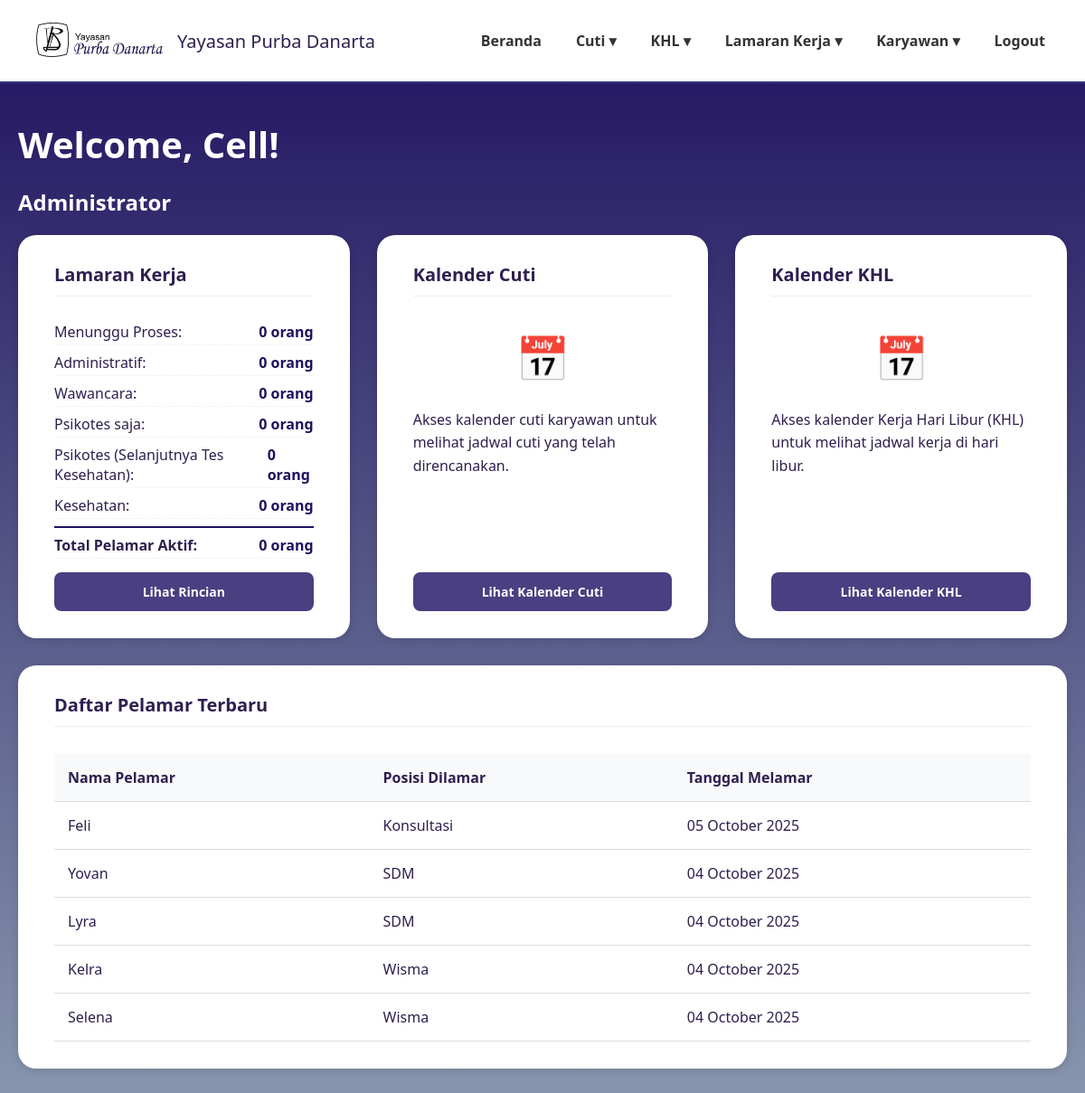
Page /dashboardadmin.php (signed in) on the earlier database version.
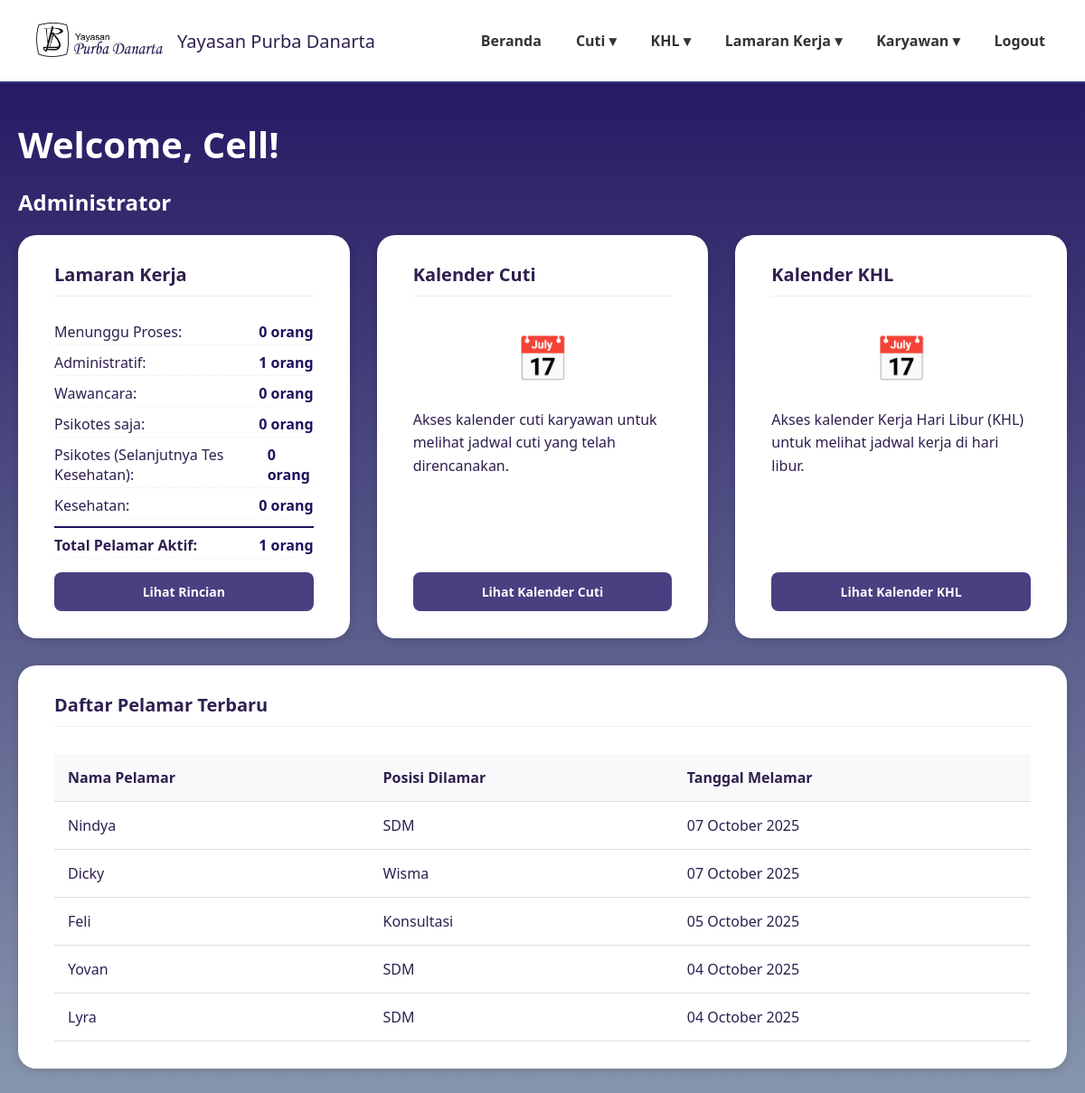
Same page on the later database version.
### tables this page shows
CREATE TABLE `data_pelamar` (
  `id` int(11) NOT NULL,
  `user_id` int(11) NOT NULL,
  `nama_lengkap` varchar(100) DEFAULT NULL,
  `posisi_dilamar` varchar(100) DEFAULT NULL,
  `jenis_kelamin` varchar(20) DEFAULT NULL,
  `tempat_lahir` varchar(100) DEFAULT NULL,
  `tanggal_lahir` date DEFAULT NULL,
  `nik` varchar(50) DEFAULT NULL,
  `alamat_rumah` text DEFAULT NULL,
  `alamat_domisili` text DEFAULT NULL,
  `no_telp` varchar(20) DEFAULT NULL,
  `email` varchar(100) DEFAULT NULL,
  `agama` varchar(50) DEFAULT NULL,
  `kontak_darurat` varchar(50) DEFAULT NULL,
  `pendidikan_terakhir` varchar(50) DEFAULT NULL,
  `surat_lamaran` varchar(255) DEFAULT NULL,
  `cv` varchar(255) DEFAULT NULL,
  `photo_formal` varchar(255) DEFAULT NULL,
  `ijazah_transkrip` varchar(255) DEFAULT NULL,
  `berkas_pendukung` varchar(255) DEFAULT NULL,
  `ktp` varchar(255) DEFAULT NULL,
  `status` varchar(50) DEFAULT 'Menunggu Proses',
  `status_seleksi` varchar(100) DEFAULT 'Proses seleksi sedang berlangsung',
  `pengumuman` text DEFAULT 'Belum ada pengumuman saat ini.',
  `created_at` timestamp NOT NULL DEFAULT current_timestamp()
);

### dashboardadmin.php (the view, shortened to what the changed rows need)
<?php
require 'config.php';
$nama_user = 'Cell';
$query_status_pelamar = "
    SELECT
        -- Menunggu Proses: Pelamar yang belum ada riwayat atau masih di tahap awal
        COUNT(CASE WHEN (rp.status_administratif IS NULL OR rp.status_administratif = '')
                    AND (rp.status_wawancara IS NULL OR rp.status_wawancara = '')
                    AND (rp.status_psikotes IS NULL OR rp.status_psikotes = '')
                    AND (rp.status_kesehatan IS NULL OR rp.status_kesehatan = '')
                    AND (rp.status_final IS NULL OR rp.status_final = '')
              THEN 1 END) AS menunggu_proses,
        -- Administratif: Lolos administratif, tapi belum wawancara
        COUNT(CASE WHEN rp.status_administratif = 'Lolos'
                    AND (rp.status_wawancara IS NULL OR rp.status_wawancara = '')
              THEN 1 END) AS administratif,
        -- Wawancara: Lolos wawancara, tapi belum psikotes
        COUNT(CASE WHEN rp.status_wawancara = 'Lolos'
                    AND (rp.status_psikotes IS NULL OR rp.status_psikotes = '')
              THEN 1 END) AS wawancara,
        -- Psikotes saja: Lolos psikotes, tapi belum kesehatan
        COUNT(CASE WHEN rp.status_psikotes = 'Lolos'
                    AND (rp.status_kesehatan IS NULL OR rp.status_kesehatan = '')
              THEN 1 END) AS psikotes,
        -- Psikotes (Selanjutnya Tes Kesehatan): Lolos psikotes dan kesehatan, tapi belum final
        COUNT(CASE WHEN rp.status_psikotes = 'Lolos'
                    AND rp.status_kesehatan = 'Lolos'
                    AND (rp.status_final IS NULL OR rp.status_final = '')
              THEN 1 END) AS psikotes_kesehatan,
        -- Kesehatan: Lolos kesehatan dan sudah final diterima
        COUNT(CASE WHEN rp.status_kesehatan = 'Lolos'
                    AND rp.status_final = 'Diterima'
              THEN 1 END) AS kesehatan,
        -- Total Pelamar Aktif: Semua yang belum final atau finalnya bukan Diterima/Tidak Lolos
        COUNT(CASE WHEN rp.status_final IS NULL
                    OR rp.status_final = ''
                    OR rp.status_final NOT IN ('Diterima', 'Tidak Lolos')
              THEN 1 END) AS total_pelamar_aktif
    FROM data_pelamar dp
    LEFT JOIN riwayat_pelamar rp ON dp.id = rp.pelamar_id
    WHERE dp.status != 'Diterima' AND dp.status != 'Tidak Lolos'
";
$result_status = $conn->query($query_status_pelamar);
$status_pelamar = $result_status->fetch_assoc();
if (!$status_pelamar || array_sum($status_pelamar) == 0) {
    $query_alternatif = "
        SELECT
            COUNT(CASE WHEN status = 'Menunggu Proses' THEN 1 END) AS menunggu_proses,
            COUNT(CASE WHEN status = 'Administratif' THEN 1 END) AS administratif,
            COUNT(CASE WHEN status = 'Wawancara' THEN 1 END) AS wawancara,
            COUNT(CASE WHEN status = 'Psikotes' THEN 1 END) AS psikotes,
            COUNT(CASE WHEN status = 'Psikotes (Selanjutnya Tes Kesehatan)' THEN 1 END) AS psikotes_kesehatan,
            COUNT(CASE WHEN status = 'Kesehatan' THEN 1 END) AS kesehatan,
            COUNT(id) AS total_pelamar_aktif
        FROM data_pelamar
        WHERE status NOT IN ('Diterima', 'Tidak Lolos')
    ";
    $result_alt = $conn->query($query_alternatif);
    $status_pelamar = $result_alt->fetch_assoc();
}
$status_pelamar = array_merge([
    'menunggu_proses' => 0,
    'administratif' => 0,
    'wawancara' => 0,
    'psikotes' => 0,
    'psikotes_kesehatan' => 0,
    'kesehatan' => 0,
    'total_pelamar_aktif' => 0
], $status_pelamar ?: []);
$query_tabel = "SELECT nama_lengkap, posisi_dilamar, created_at FROM data_pelamar ORDER BY created_at DESC LIMIT 5";
$result_tabel = $conn->query($query_tabel);
?>
<!DOCTYPE html>
<html lang="id">
<head>
</head>
<body>
<main>
    <div class="welcome-section">
      <h1>Welcome, <?= htmlspecialchars($nama_user) ?>!</h1>
      <h2>Administrator</h2>
    </div>
    <div class="dashboard-grid">
        <div class="card">
            <div class="status-list">
                <div class="status-item">
                    <span>Administratif:</span>
                    <span class="status-count"><?= $status_pelamar['administratif'] ?> orang</span>
                </div>
                <div class="status-item" style="border-top: 2px solid #1E105E; margin-top: 8px; padding-top: 8px; font-weight: bold;">
                    <span>Total Pelamar Aktif:</span>
                    <span class="status-count"><?= $status_pelamar['total_pelamar_aktif'] ?> orang</span>
                </div>
            </div>
        </div>
    </div>
    <div class="card">
        <table class="data-table">
            <thead>
                <tr>
                    <th>Nama Pelamar</th>
                    <th>Posisi Dilamar</th>
                    <th>Tanggal Melamar</th>
                </tr>
            </thead>
            <tbody>
                <?php if ($result_tabel->num_rows > 0): ?>
                    <?php while($row = $result_tabel->fetch_assoc()): ?>
                        <tr>
                            <td><?= htmlspecialchars($row['nama_lengkap']) ?></td>
                            <td><?= htmlspecialchars($row['posisi_dilamar']) ?></td>
                            <td><?= date('d F Y', strtotime($row['created_at'])) ?></td>
                        </tr>
                    <?php endwhile; ?>
                <?php else: ?>
                    <tr>
                        <td colspan="3">Tidak ada data pelamar saat ini.</td>
                    </tr>
                <?php endif; ?>
            </tbody>
        </table>
    </div>
</main>
</body>
</html>

Differences in the rows shown:
no longer on this page (row unchanged): data_pelamar: nama_lengkap "Kelra", posisi_dilamar "Wisma", created_at "04 October 2025"
no longer on this page (row unchanged): data_pelamar: nama_lengkap "Selena", posisi_dilamar "Wisma", created_at "04 October 2025"
added data_pelamar: nama_lengkap "Nindya", posisi_dilamar "SDM", created_at "07 October 2025"
added data_pelamar: nama_lengkap "Dicky", posisi_dilamar "Wisma", created_at "07 October 2025"
Other differences:
$status_pelamar['administratif']: "0" → "1"
$status_pelamar['total_pelamar_aktif']: "0" → "1"
